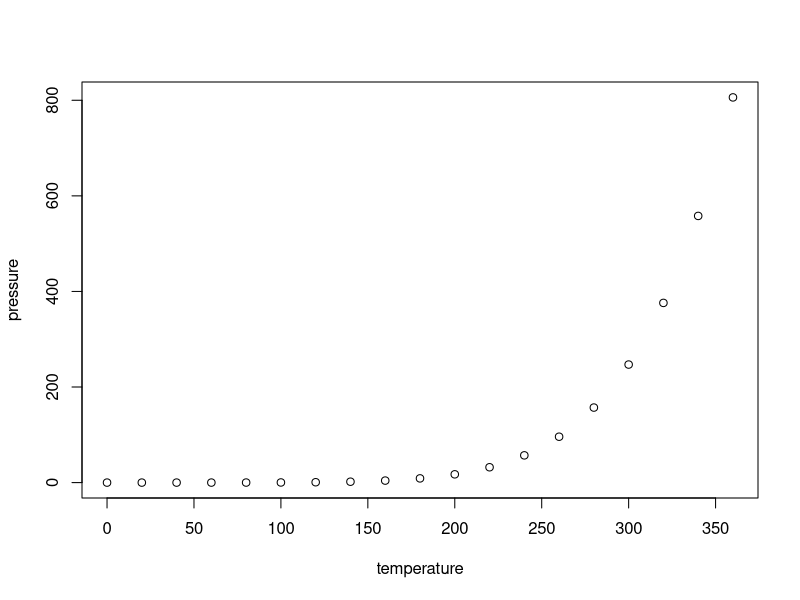
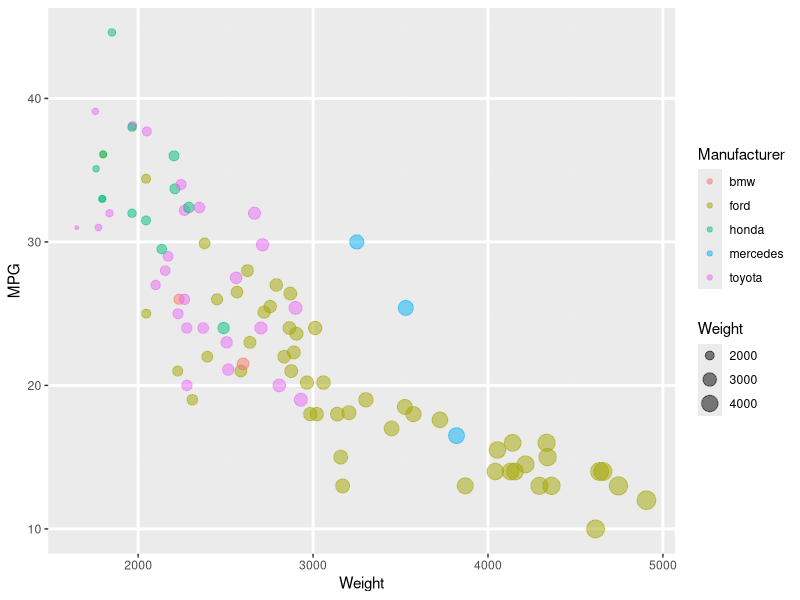

Write R code to recreate these figures, in order.
## ---- chunk 1
knitr::opts_chunk$set(echo = TRUE)
## ---- chunk 2
summary(cars)
## ---- chunk 3
plot(pressure)
## ---- chunk 4
if (!require("ggplot2")) {
  install.packages("ggplot2") # do this once per lifetime
  require("ggplot2") # do this once per session
}
## ---- chunk 5

library(ggplot2)
cars_sample <- read.csv('cars-sample.csv')
cars_sample

## ---- chunk 6

catagories <- unique(cars_sample$Manufacturer)
catagories

## ---- chunk 7
Weight = cars_sample$Weight
five_ways = ggplot(cars_sample, aes(x=Weight, y=MPG, color=Manufacturer, size=Weight))+geom_point(alpha=0.5)



five_ways + 
  theme(panel.grid.major = element_line(colour = "white", size = 1)) +
        scale_y_continuous(minor_breaks = seq(10, 50, 10))+
        scale_x_continuous(minor_breaks = seq(1000, 5000, 1000))+
        
  theme(panel.grid.minor = element_line(colour = "white", size = 0.02)) +
        scale_y_continuous(minor_breaks = seq(10, 50, 5))+
        scale_x_continuous(minor_breaks = seq(1000, 5000, 500))
## ---- chunk 8
cars_sample <- read.csv('cars-sample.csv')
cars_sample

## ---- chunk 9
cars_sample <- read.csv('cars-sample.csv')
cars_sample

## ---- chunk 10
cars_sample <- read.csv('cars-sample.csv')
cars_sample

## ---- chunk 11
cars_sample <- read.csv('cars-sample.csv')
cars_sample

